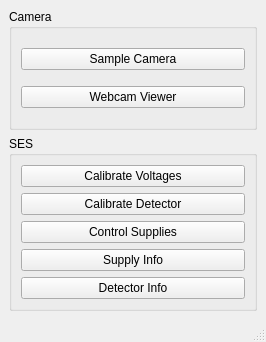
<?xml version="1.0" encoding="UTF-8"?>
<ui version="4.0">
 <class>MainWindow</class>
 <widget class="QMainWindow" name="MainWindow">
  <property name="geometry">
   <rect>
    <x>0</x>
    <y>0</y>
    <width>266</width>
    <height>342</height>
   </rect>
  </property>
  <property name="windowTitle">
   <string>MainWindow</string>
  </property>
  <widget class="QWidget" name="centralwidget">
   <property name="sizePolicy">
    <sizepolicy hsizetype="Preferred" vsizetype="Maximum">
     <horstretch>0</horstretch>
     <verstretch>0</verstretch>
    </sizepolicy>
   </property>
   <property name="minimumSize">
    <size>
     <width>266</width>
     <height>208</height>
    </size>
   </property>
   <layout class="QVBoxLayout" name="verticalLayout_3">
    <item>
     <widget class="QGroupBox" name="groupBox_2">
      <property name="sizePolicy">
       <sizepolicy hsizetype="Preferred" vsizetype="Preferred">
        <horstretch>0</horstretch>
        <verstretch>0</verstretch>
       </sizepolicy>
      </property>
      <property name="title">
       <string>Camera</string>
      </property>
      <layout class="QVBoxLayout" name="verticalLayout">
       <item>
        <widget class="QPushButton" name="basler_btn">
         <property name="text">
          <string>Sample Camera</string>
         </property>
         <property name="checkable">
          <bool>false</bool>
         </property>
        </widget>
       </item>
       <item>
        <widget class="QPushButton" name="webcam_btn">
         <property name="text">
          <string>Webcam Viewer</string>
         </property>
         <property name="checkable">
          <bool>false</bool>
         </property>
        </widget>
       </item>
      </layout>
     </widget>
    </item>
    <item>
     <widget class="QGroupBox" name="groupBox_3">
      <property name="sizePolicy">
       <sizepolicy hsizetype="Preferred" vsizetype="Preferred">
        <horstretch>0</horstretch>
        <verstretch>0</verstretch>
       </sizepolicy>
      </property>
      <property name="title">
       <string>SES</string>
      </property>
      <layout class="QVBoxLayout" name="verticalLayout_4">
       <item>
        <widget class="QPushButton" name="CalibrateVoltages">
         <property name="text">
          <string>Calibrate Voltages</string>
         </property>
        </widget>
       </item>
       <item>
        <widget class="QPushButton" name="CalibrateDetector">
         <property name="text">
          <string>Calibrate Detector</string>
         </property>
        </widget>
       </item>
       <item>
        <widget class="QPushButton" name="ControlSupplies">
         <property name="text">
          <string>Control Supplies</string>
         </property>
        </widget>
       </item>
       <item>
        <widget class="QPushButton" name="SupplyInfo">
         <property name="text">
          <string>Supply Info</string>
         </property>
        </widget>
       </item>
       <item>
        <widget class="QPushButton" name="DetectorInfo">
         <property name="text">
          <string>Detector Info</string>
         </property>
        </widget>
       </item>
      </layout>
     </widget>
    </item>
   </layout>
  </widget>
  <widget class="QMenuBar" name="menubar">
   <property name="geometry">
    <rect>
     <x>0</x>
     <y>0</y>
     <width>266</width>
     <height>22</height>
    </rect>
   </property>
  </widget>
  <widget class="QStatusBar" name="statusbar"/>
 </widget>
 <resources/>
 <connections/>
</ui>
